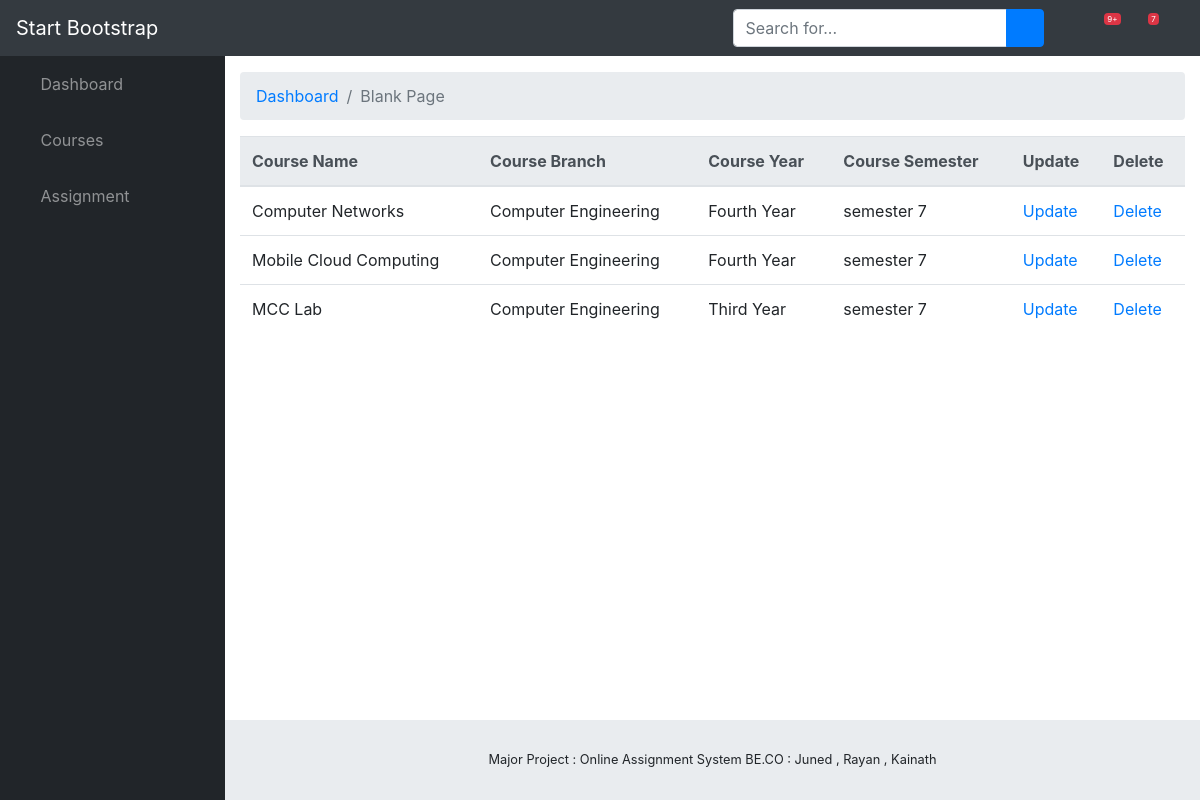
Before: /assignment/course_list/ (signed in) with the older database file.
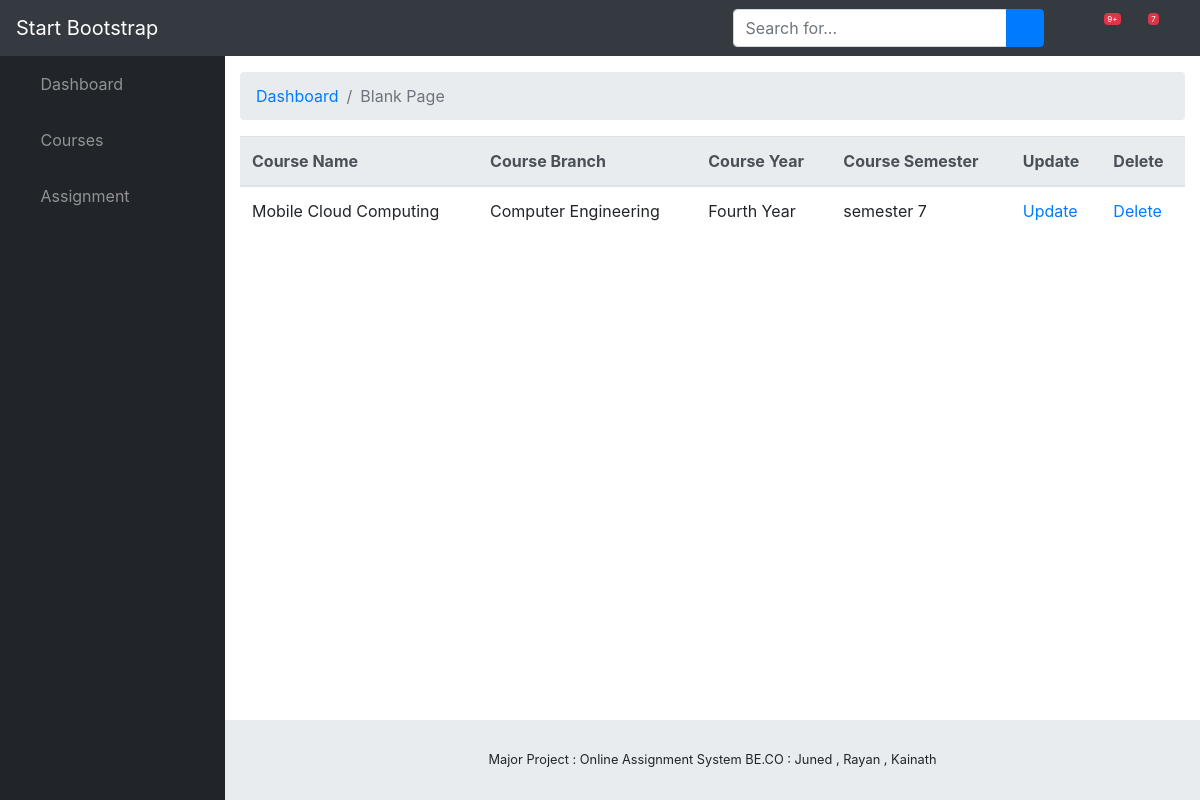
After: the same page with the newer database file.
### assignment/models.py (models this page shows, shortened)
class Course(models.Model):
    name = models.CharField(max_length = 50)
    branch = models.ForeignKey(Branch,on_delete = models.SET_NULL,blank=True,null=True)
    faculty = models.ForeignKey(Faculty ,on_delete = models.SET_NULL,blank=True,null=True)
    year = models.ForeignKey(StudyYear ,on_delete = models.SET_NULL,blank=True,null=True)
    semester = models.ForeignKey(Semester ,on_delete = models.SET_NULL,blank=True,null=True )

class Branch(models.Model):
    name = models.CharField(max_length = 50 , help_text = "Example Computer Engineering")
    def __str__(self):
        return self.name

class StudyYear(models.Model):
    year = models.CharField(max_length = 50 , help_text = "Enter in this format First Year , Second Year, etc.")
    def __str__(self):
        return self.year

class Semester(models.Model):
    sem = models.IntegerField()
    def __str__(self):
        return f'semester {self.sem}'

### assignment/views.py (the view)
# urls.py: path('course_list/',views.CourseListView.as_view(),name='ViewCourse'),
class CourseListView(generic.ListView):
    model = Course
    template_name = "dashboard/course_list.html"
    context_object_name = 'course_list'
    paginate_by = 10
    def get_queryset(self):
        faculty = Faculty.objects.get(user=self.request.user)
        return Course.objects.filter(faculty=faculty)

### assignment/templates/dashboard/course_list.html
{% extends "./base.html" %}
{% block content %}
{% if course_list %}
  <table class="table">
    <thead class="thead-light">
      <tr>
        <th scope="col">Course Name</th>
        <th scope="col">Course Branch</th>
        <th scope="col">Course Year</th>
        <th scope="col">Course Semester</th>
        <th scope="col">Update</th>
        <th scope="col">Delete</th>
      </tr>
    </thead>
    <tbody>
      {% for course in course_list %}
      <tr>
        <td>{{ course.name }}</td>
        <td>{{ course.branch }}</td>
        <td>{{ course.year }}</td>
        <td>{{ course.semester }}</td>
        <td> <a href="{% url 'UpdateCourse' course.id %}">Update</a> </td>
        <td> <a onclick="return confirm('Are you sure?');" href="{% url 'DeleteCourse' course.id %}">Delete</a></td>
      </tr>
    {% endfor %}
    </tbody>
  </table>
  {% else %}
    <p>There are no course added yet !</p>
  {% endif %}
{% endblock %}

Changed rows visible on the page:
removed Course: name "Computer Networks", branch "Computer Engineering", year "Fourth Year", semester "semester 7"
removed Course: name "MCC Lab", branch "Computer Engineering", year "Third Year", semester "semester 7"
